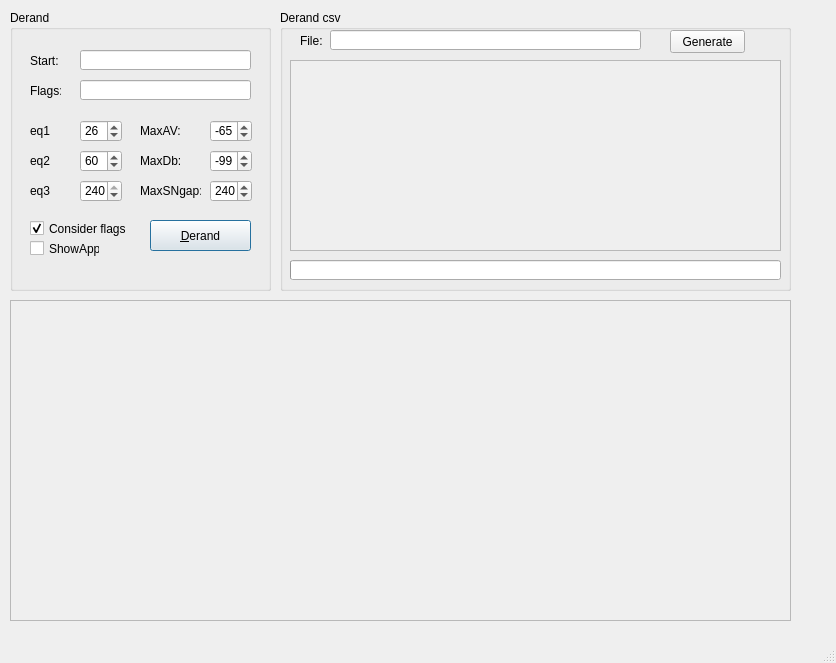
<?xml version="1.0" encoding="UTF-8"?>
<ui version="4.0">
 <class>MainWindow</class>
 <widget class="QMainWindow" name="MainWindow">
  <property name="geometry">
   <rect>
    <x>0</x>
    <y>0</y>
    <width>836</width>
    <height>663</height>
   </rect>
  </property>
  <property name="windowTitle">
   <string>Derand</string>
  </property>
  <widget class="QWidget" name="centralwidget">
   <property name="enabled">
    <bool>true</bool>
   </property>
   <widget class="QGroupBox" name="Derand_csv">
    <property name="geometry">
     <rect>
      <x>280</x>
      <y>10</y>
      <width>511</width>
      <height>281</height>
     </rect>
    </property>
    <property name="title">
     <string>Derand csv</string>
    </property>
    <widget class="QProgressBar" name="progressBar">
     <property name="enabled">
      <bool>true</bool>
     </property>
     <property name="geometry">
      <rect>
       <x>10</x>
       <y>250</y>
       <width>491</width>
       <height>20</height>
      </rect>
     </property>
     <property name="value">
      <number>0</number>
     </property>
     <property name="textVisible">
      <bool>false</bool>
     </property>
    </widget>
    <widget class="QPushButton" name="Generate">
     <property name="geometry">
      <rect>
       <x>390</x>
       <y>20</y>
       <width>75</width>
       <height>23</height>
      </rect>
     </property>
     <property name="focusPolicy">
      <enum>Qt::TabFocus</enum>
     </property>
     <property name="text">
      <string>Generate</string>
     </property>
     <property name="default">
      <bool>false</bool>
     </property>
     <property name="flat">
      <bool>false</bool>
     </property>
    </widget>
    <widget class="QLabel" name="label_4">
     <property name="geometry">
      <rect>
       <x>20</x>
       <y>20</y>
       <width>31</width>
       <height>21</height>
      </rect>
     </property>
     <property name="text">
      <string>File:</string>
     </property>
    </widget>
    <widget class="QLineEdit" name="csvDir">
     <property name="geometry">
      <rect>
       <x>50</x>
       <y>20</y>
       <width>311</width>
       <height>20</height>
      </rect>
     </property>
     <property name="text">
      <string/>
     </property>
    </widget>
    <widget class="QPlainTextEdit" name="csvFile">
     <property name="enabled">
      <bool>false</bool>
     </property>
     <property name="geometry">
      <rect>
       <x>10</x>
       <y>50</y>
       <width>491</width>
       <height>191</height>
      </rect>
     </property>
     <property name="font">
      <font>
       <pointsize>12</pointsize>
      </font>
     </property>
     <property name="plainText">
      <string/>
     </property>
    </widget>
   </widget>
   <widget class="QGroupBox" name="Derand_Box">
    <property name="geometry">
     <rect>
      <x>10</x>
      <y>10</y>
      <width>261</width>
      <height>281</height>
     </rect>
    </property>
    <property name="title">
     <string>Derand</string>
    </property>
    <widget class="QLabel" name="label_3">
     <property name="geometry">
      <rect>
       <x>20</x>
       <y>170</y>
       <width>46</width>
       <height>21</height>
      </rect>
     </property>
     <property name="text">
      <string>eq3</string>
     </property>
    </widget>
    <widget class="QCheckBox" name="flagSwitch">
     <property name="enabled">
      <bool>true</bool>
     </property>
     <property name="geometry">
      <rect>
       <x>20</x>
       <y>210</y>
       <width>101</width>
       <height>17</height>
      </rect>
     </property>
     <property name="text">
      <string>Consider flags</string>
     </property>
     <property name="checked">
      <bool>true</bool>
     </property>
    </widget>
    <widget class="QLabel" name="label_6">
     <property name="geometry">
      <rect>
       <x>20</x>
       <y>70</y>
       <width>31</width>
       <height>21</height>
      </rect>
     </property>
     <property name="text">
      <string>Flags:</string>
     </property>
    </widget>
    <widget class="QLabel" name="label_5">
     <property name="geometry">
      <rect>
       <x>20</x>
       <y>40</y>
       <width>31</width>
       <height>21</height>
      </rect>
     </property>
     <property name="text">
      <string>Start:</string>
     </property>
    </widget>
    <widget class="QSpinBox" name="MaxDb">
     <property name="geometry">
      <rect>
       <x>200</x>
       <y>140</y>
       <width>42</width>
       <height>22</height>
      </rect>
     </property>
     <property name="minimum">
      <number>-120</number>
     </property>
     <property name="maximum">
      <number>0</number>
     </property>
     <property name="value">
      <number>-99</number>
     </property>
    </widget>
    <widget class="QLabel" name="label_7">
     <property name="geometry">
      <rect>
       <x>130</x>
       <y>110</y>
       <width>61</width>
       <height>21</height>
      </rect>
     </property>
     <property name="text">
      <string>MaxAV:</string>
     </property>
    </widget>
    <widget class="QSpinBox" name="eq3">
     <property name="geometry">
      <rect>
       <x>70</x>
       <y>170</y>
       <width>42</width>
       <height>22</height>
      </rect>
     </property>
     <property name="maximum">
      <number>240</number>
     </property>
     <property name="value">
      <number>240</number>
     </property>
    </widget>
    <widget class="QPushButton" name="Derand">
     <property name="geometry">
      <rect>
       <x>140</x>
       <y>210</y>
       <width>101</width>
       <height>31</height>
      </rect>
     </property>
     <property name="text">
      <string>&amp;Derand</string>
     </property>
     <property name="autoDefault">
      <bool>true</bool>
     </property>
     <property name="default">
      <bool>true</bool>
     </property>
    </widget>
    <widget class="QSpinBox" name="eq1">
     <property name="geometry">
      <rect>
       <x>70</x>
       <y>110</y>
       <width>42</width>
       <height>22</height>
      </rect>
     </property>
     <property name="inputMethodHints">
      <set>Qt::ImhDigitsOnly</set>
     </property>
     <property name="maximum">
      <number>35</number>
     </property>
     <property name="singleStep">
      <number>1</number>
     </property>
     <property name="value">
      <number>26</number>
     </property>
    </widget>
    <widget class="QLabel" name="label_9">
     <property name="geometry">
      <rect>
       <x>130</x>
       <y>140</y>
       <width>61</width>
       <height>21</height>
      </rect>
     </property>
     <property name="text">
      <string>MaxDb:</string>
     </property>
    </widget>
    <widget class="QSpinBox" name="eq2">
     <property name="geometry">
      <rect>
       <x>70</x>
       <y>140</y>
       <width>42</width>
       <height>22</height>
      </rect>
     </property>
     <property name="maximum">
      <number>100</number>
     </property>
     <property name="value">
      <number>60</number>
     </property>
    </widget>
    <widget class="QLabel" name="label_2">
     <property name="geometry">
      <rect>
       <x>20</x>
       <y>140</y>
       <width>31</width>
       <height>21</height>
      </rect>
     </property>
     <property name="text">
      <string>eq2</string>
     </property>
    </widget>
    <widget class="QCheckBox" name="printDesignated">
     <property name="geometry">
      <rect>
       <x>20</x>
       <y>230</y>
       <width>70</width>
       <height>17</height>
      </rect>
     </property>
     <property name="text">
      <string>ShowAppl</string>
     </property>
    </widget>
    <widget class="QLabel" name="label">
     <property name="geometry">
      <rect>
       <x>20</x>
       <y>110</y>
       <width>41</width>
       <height>21</height>
      </rect>
     </property>
     <property name="text">
      <string>eq1</string>
     </property>
    </widget>
    <widget class="QSpinBox" name="MaxSNgap">
     <property name="geometry">
      <rect>
       <x>200</x>
       <y>170</y>
       <width>42</width>
       <height>22</height>
      </rect>
     </property>
     <property name="maximum">
      <number>500</number>
     </property>
     <property name="value">
      <number>240</number>
     </property>
    </widget>
    <widget class="QSpinBox" name="MaxAV">
     <property name="geometry">
      <rect>
       <x>200</x>
       <y>110</y>
       <width>42</width>
       <height>22</height>
      </rect>
     </property>
     <property name="minimum">
      <number>-90</number>
     </property>
     <property name="maximum">
      <number>-1</number>
     </property>
     <property name="value">
      <number>-65</number>
     </property>
    </widget>
    <widget class="QLabel" name="label_8">
     <property name="geometry">
      <rect>
       <x>130</x>
       <y>170</y>
       <width>61</width>
       <height>21</height>
      </rect>
     </property>
     <property name="text">
      <string>MaxSNgap:</string>
     </property>
    </widget>
    <widget class="QLineEdit" name="start">
     <property name="geometry">
      <rect>
       <x>70</x>
       <y>40</y>
       <width>171</width>
       <height>20</height>
      </rect>
     </property>
    </widget>
    <widget class="QLineEdit" name="flg">
     <property name="geometry">
      <rect>
       <x>70</x>
       <y>70</y>
       <width>171</width>
       <height>20</height>
      </rect>
     </property>
    </widget>
   </widget>
   <widget class="QPlainTextEdit" name="Result">
    <property name="enabled">
     <bool>false</bool>
    </property>
    <property name="geometry">
     <rect>
      <x>10</x>
      <y>300</y>
      <width>781</width>
      <height>321</height>
     </rect>
    </property>
    <property name="font">
     <font>
      <pointsize>14</pointsize>
     </font>
    </property>
    <property name="plainText">
     <string/>
    </property>
   </widget>
   <zorder>Derand_Box</zorder>
   <zorder>Derand_csv</zorder>
   <zorder>Result</zorder>
   <zorder></zorder>
  </widget>
  <widget class="QMenuBar" name="menubar">
   <property name="geometry">
    <rect>
     <x>0</x>
     <y>0</y>
     <width>836</width>
     <height>21</height>
    </rect>
   </property>
  </widget>
  <widget class="QStatusBar" name="statusbar"/>
 </widget>
 <tabstops>
  <tabstop>start</tabstop>
  <tabstop>flg</tabstop>
  <tabstop>eq1</tabstop>
  <tabstop>eq2</tabstop>
  <tabstop>eq3</tabstop>
  <tabstop>MaxAV</tabstop>
  <tabstop>MaxDb</tabstop>
  <tabstop>MaxSNgap</tabstop>
  <tabstop>printDesignated</tabstop>
  <tabstop>Generate</tabstop>
  <tabstop>flagSwitch</tabstop>
  <tabstop>Derand</tabstop>
  <tabstop>csvDir</tabstop>
  <tabstop>Result</tabstop>
  <tabstop>csvFile</tabstop>
 </tabstops>
 <resources/>
 <connections/>
</ui>
